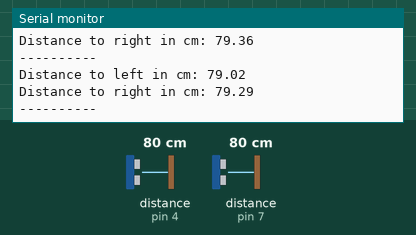
This sketch was run on a simulated Arduino Uno, built with avr-gcc and run on an emulated ATmega328P. On the bench: the last lines printed to the serial monitor. Wiring (inferred from the names in the program): 2 × ultrasonic range finder: trigger pin 4, echo pin 4 / trigger pin 7, echo pin 7. The inputs (shaded band) are chosen by the test bench; at power-on: distance to the obstacle (sensors on pin 4, pin 7) 80 cm.

Above: at 1.8 s.
1.9 s: distance to the obstacle (sensor on pin 4) set to 2 cm
At 2.4 s:
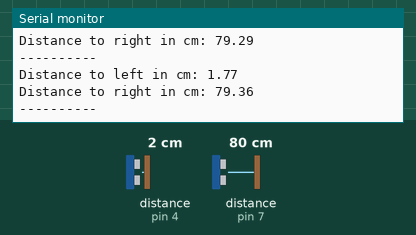
3.4 s: distance to the obstacle (sensor on pin 7) set to 2 cm
At 4.6 s:
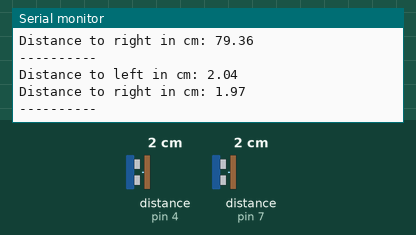
4.9 s: distance to the obstacle (sensor on pin 4) set to 4 cm
At 5.8 s:
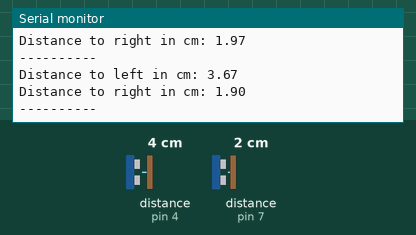
6.4 s: distance to the obstacle (sensor on pin 7) set to 4 cm
At 7.9 s:
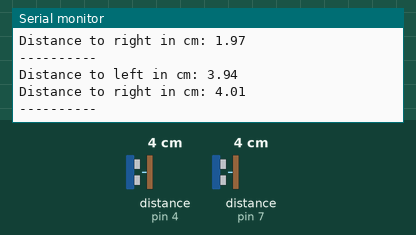
Timing chart, 0 to 8.9 s (numbered marks = the images above; inputs shaded):
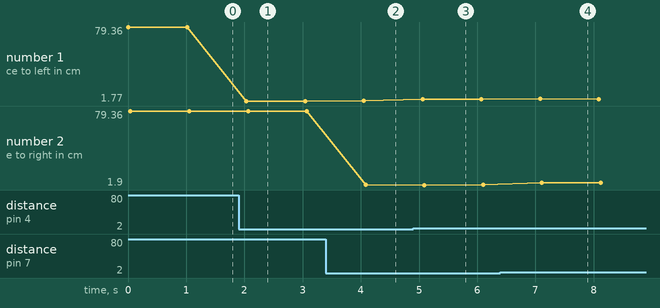

The sketch:

distfn.ino
```cpp
const int PING_pin_left=7;
const int  PING_pin_right=4;

void setup() {
  // put your setup code here, to run once:
  Serial.begin(9600);

}

void loop() {
  // put your main code here, to run repeatedly:
  mapDist(PING_pin_right, PING_pin_left);
  delay(1000);
}

void mapDist(int PING_pin_left,int PING_pin_right){
  // left
  pinMode(PING_pin_left, OUTPUT);
  digitalWrite(PING_pin_left, LOW);
  delayMicroseconds(2);
  digitalWrite(PING_pin_left, HIGH);
  delayMicroseconds(5);
  digitalWrite(PING_pin_left,LOW);
  pinMode(PING_pin_left, INPUT);
  while (digitalRead(PING_pin_left) == LOW) {
  }
  unsigned long tstart=micros();
  unsigned long tnow=micros();
  while (digitalRead(PING_pin_left) == HIGH) {
    tnow=micros();
    if (tnow-tstart > 19000) {
      break;
    }
  }
  unsigned long tend = micros();
  unsigned long tdiff = tend-tstart;
  float dist = .034*tdiff/2;
  Serial.print("Distance to left in cm: ");
  Serial.println(dist);


  // right
  pinMode(PING_pin_right, OUTPUT);
  digitalWrite(PING_pin_right, LOW);
  delayMicroseconds(2);
  digitalWrite(PING_pin_right, HIGH);
  delayMicroseconds(5);
  digitalWrite(PING_pin_right,LOW);
  pinMode(PING_pin_right, INPUT);
  while (digitalRead(PING_pin_right) == LOW) {
  }
  tstart=micros();
  while (digitalRead(PING_pin_right) == HIGH) {
    tnow=micros();
    if (tnow-tstart > 19000) {
      break;
    }
  }
  tend = micros();
  tdiff = tend-tstart;
  dist = .034*tdiff/2;
  Serial.print("Distance to right in cm: ");
  Serial.println(dist);
  Serial.println("----------");
}
```

Measured:
- after the input at 1.9 s, the serial monitor: prints a new line after 0.13 s (image 1)
- after the input at 3.4 s, the serial monitor: prints a new line after 0.68 s (image 2)
- after the input at 4.9 s, the serial monitor: prints a new line after 0.16 s (image 3)
- after the input at 6.4 s, the serial monitor: prints a new line after 0.71 s (image 4)
- plotted number 1: 79.02 → 1.77 after the input at 1.9 s, 2.04 → 3.74 after the input at 4.9 s
- plotted number 2: 79.36 → 1.97 after the input at 3.4 s, 1.97 → 4.01 after the input at 6.4 s
